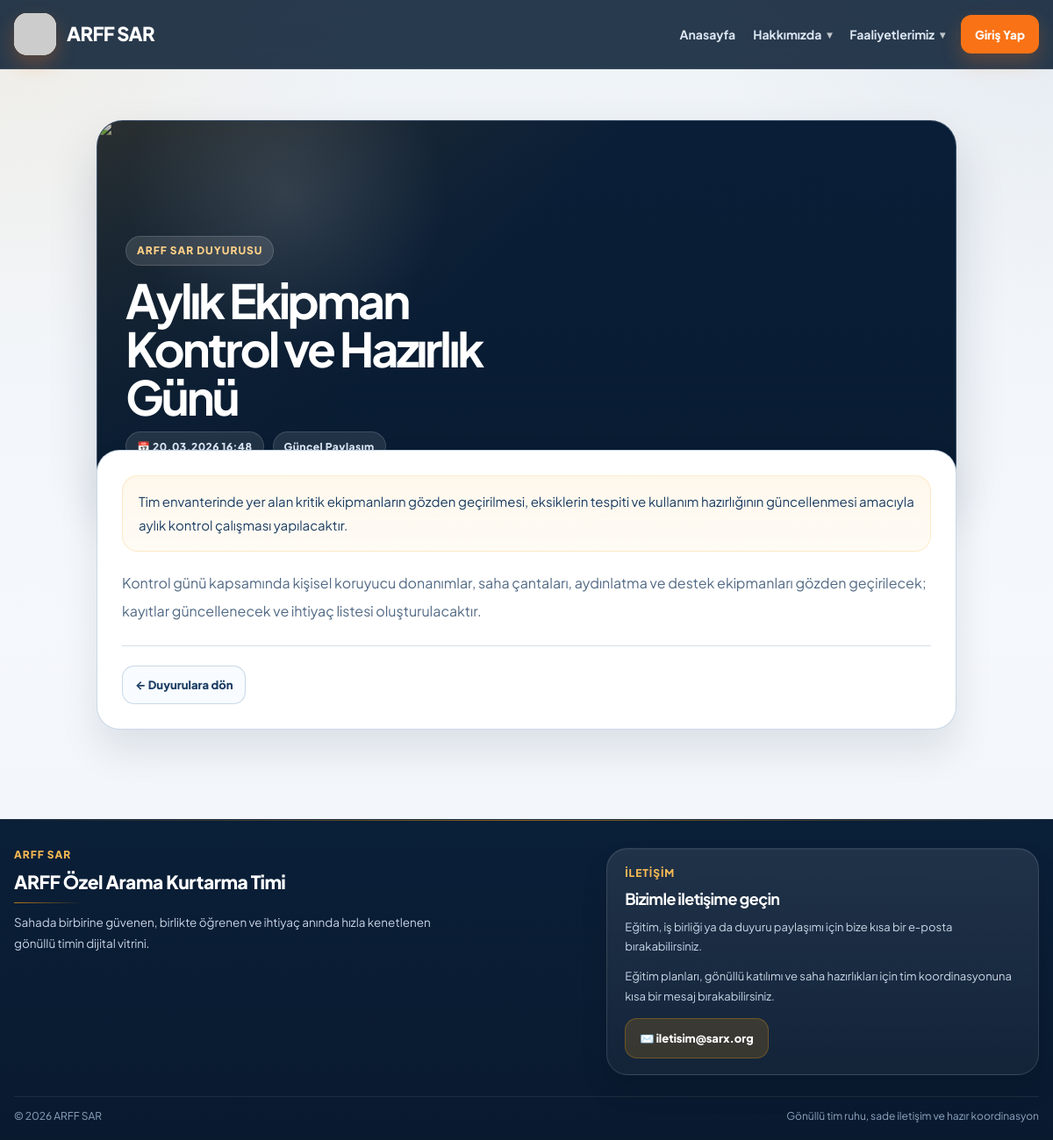
The app's page /duyuru/demo-aylik-ekipman-kontrol-ve-hazirlik-gunu with its own data.
### models.py (models this page shows)
class TimestampMixin:
    created_at = db.Column(db.DateTime, default=get_tr_now)
    updated_at = db.Column(db.DateTime, default=get_tr_now, onupdate=get_tr_now)

class Announcement(db.Model, TimestampMixin):
    __tablename__ = 'announcement'
    id = db.Column(db.Integer, primary_key=True)
    title = db.Column(db.String(200), nullable=False)
    slug = db.Column(db.String(220), nullable=False, unique=True, index=True)
    summary = db.Column(db.Text)
    content = db.Column(db.Text, nullable=False)
    cover_image = db.Column(db.String(500))
    is_published = db.Column(db.Boolean, default=True, index=True)
    published_at = db.Column(db.DateTime, default=get_tr_now, index=True)
    author_id = db.Column(db.Integer, db.ForeignKey('kullanici.id'), nullable=True, index=True)
    author = db.relationship('Kullanici', backref='announcements')

### routes/content.py (the view)
@content_bp.route("/duyurular/<string:slug>")
@content_bp.route("/duyuru/<string:slug>")
def public_announcement_detail(slug):
    announcement = Announcement.query.filter_by(slug=slug, is_published=True).first_or_404()
    if _current_workflow_status("announcement", announcement) != WORKFLOW_PUBLISHED:
        abort(404)
    if homepage_demo_is_active() and not is_homepage_demo_item(announcement):
        abort(404)
    seo = _seo_for_announcement(announcement.id)
    return render_template("announcement_detail.html", announcement=announcement, seo=seo, **_public_layout_context())

### extensions.py (called while the page is built, shortened)
def _schema_cache():
    if not current_app:
        return {"tables": {}, "columns": {}}
    return current_app.extensions.setdefault(
        "schema_cache",
        {"tables": {}, "columns": {}},
    )

def table_exists(table_name):
    try:
        if not current_app:
            return False
        cache = _schema_cache()
        if cache["tables"].get(table_name) is True:
            return cache["tables"][table_name]
    except Exception:
        return False

### homepage_demo.py (called while the page is built)
def _load_site_meta(ayarlar):
    if not ayarlar or not ayarlar.iletisim_notu:
        return {}
    try:
        parsed = json.loads(ayarlar.iletisim_notu)
        return parsed if isinstance(parsed, dict) else {}
    except (TypeError, ValueError):
        legacy = str(ayarlar.iletisim_notu).strip()
        return {"site_notu": legacy} if legacy else {}

def homepage_demo_is_active():
    if not table_exists("demo_seed_record") or not table_exists("site_ayarlari"):
        return False
    if DemoSeedRecord.query.filter_by(seed_tag=HOMEPAGE_DEMO_SEED_TAG).first() is None:
        return False
    ayarlar = SiteAyarlari.query.first()
    meta = _load_site_meta(ayarlar)
    state = meta.get(HOMEPAGE_DEMO_STATE_KEY, {})
    return bool(isinstance(state, dict) and state.get("active"))

def is_homepage_demo_item(item):
    if item is None or not getattr(item, "id", None):
        return False
    if not table_exists("demo_seed_record"):
        return False
    return DemoSeedRecord.query.filter_by(
        seed_tag=HOMEPAGE_DEMO_SEED_TAG,
        model_name=item.__class__.__name__,
        record_id=item.id,
    ).first() is not None

### routes/content.py (called while the page is built)
def _public_layout_context():
    return {
        "ayarlar": SiteAyarlari.query.first(),
        "menuler": NavMenu.query.order_by(NavMenu.sira.asc()).all(),
    }

def _get_workflow(content_type, entity_id):
    return ContentWorkflow.query.filter_by(entity_type=content_type, entity_id=entity_id).first()

def _current_workflow_status(content_type, item):
    workflow = _get_workflow(content_type, item.id)
    if workflow:
        return workflow.status
    return _legacy_visibility_status(content_type, item)

def _seo_for_announcement(announcement_id):
    return ContentSEO.query.filter_by(entity_type="announcement", entity_id=announcement_id).first()

### templates/announcement_detail.html (shortened to what this page needs)
{% extends "base_public.html" %}
{% block content %}
{% set raw_cover = (announcement.cover_image or "")|trim %}
{% set cover = raw_cover if raw_cover and not (raw_cover|lower).startswith('javascript:') and not (raw_cover|lower).startswith('data:') and not (raw_cover|lower).startswith('vbscript:') else "https://images.unsplash.com/photo-1517457373958-b7bdd4587205?auto=format&fit=crop&w=1400&q=80" %}
<section class="public-section">
  <div class="container detail-shell">
    <div class="detail-hero">
      <img src="{{ cover }}" alt="{{ announcement.title }}" class="detail-hero-image" loading="lazy" onerror="this.src='https://images.unsplash.com/photo-1517457373958-b7bdd4587205?auto=format&fit=crop&w=1400&q=80'">
      <div class="detail-hero-body">
        <div class="detail-hero-kicker">ARFF SAR Duyurusu</div>
        <h1>{{ announcement.title }}</h1>
        <div class="detail-meta">
          <div class="detail-meta-chip">📅 {{ announcement.published_at.strftime('%d.%m.%Y %H:%M') if announcement.published_at else 'Tarih güncellenecek' }}</div>
          <div class="detail-meta-chip">Güncel Paylaşım</div>
        </div>
      </div>
    </div>
    <article class="public-card detail-card">
      {% if announcement.summary %}
        <p class="detail-summary">{{ announcement.summary }}</p>
      {% endif %}
      <div class="detail-content">{{ announcement.content }}</div>
      <div class="detail-actions">
        <a class="detail-back" href="{{ url_for('content.public_announcements') }}">← Duyurulara dön</a>
      </div>
    </article>
  </div>
</section>
{% endblock %}

### templates/base_public.html (style rules this page uses)
:root { --bg: #eef3f8; --surface: #ffffff; --surface-soft: #f8fbff; --ink-900: #081b31; --ink-700: #1b3d63; --ink-500: #526a85; --line: #d5dfeb; --line-strong: #c2d2e4; --accent: #f59e0b; --accent-dark: #d97706; --login-orange: #f97316; --login-orange-dark: #ea580c; --shadow: 0 20px 46px rgba(8, 27, 49, .09); --radius-xl: 24px; --radius-lg: 16px; --radius: 12px; --font: "Plus Jakarta Sans", system-ui, -apple-system, sans-serif; }
* { box-sizing: border-box; }
html { scroll-behavior: smooth; overflow-x: hidden; }
body { margin: 0; background: radial-gradient(circle at top left, rgba(245, 158, 11, .08), transparent 24%), radial-gradient(circle at top right, rgba(8, 27, 49, .04), transparent 22%), linear-gradient(180deg, #eef3f8 0%, #f5f8fc 55%, #eef3f8 100%); color: var(--ink-900); font-family: var(--font); overflow-x: hidden; }
a { color: inherit; }
.container { width: min(1180px, calc(100vw - 32px)); margin: 0 auto; }
.public-section { padding: 58px 0; }
.public-card { background: var(--surface); border: 1px solid rgba(197, 212, 229, .9); border-radius: var(--radius-xl); box-shadow: var(--shadow); }

### templates/announcement_detail.html (style rules this page uses)
.detail-shell { max-width: 980px; margin: 0 auto; }
.detail-hero { position: relative; min-height: 420px; border-radius: 30px; overflow: hidden; background: #0a1f38; border: 1px solid rgba(197,212,229,.28); box-shadow: 0 28px 56px rgba(8,27,49,.16); }
.detail-hero-image { position: absolute; inset: 0; width: 100%; height: 100%; object-fit: cover; filter: saturate(.92) contrast(.95); }
.detail-hero::before { content: ""; position: absolute; inset: 0; background: linear-gradient(180deg, rgba(8,27,49,.14), rgba(8,27,49,.88)), linear-gradient(135deg, rgba(245,158,11,.16), transparent 44%); z-index: 1; }
.detail-hero::after { content: ""; position: absolute; inset: 0; background: radial-gradient(circle at 22% 20%, rgba(255,255,255,.12), transparent 22%); z-index: 1; pointer-events: none; }
.detail-hero-body { position: relative; z-index: 2; min-height: 420px; display: flex; flex-direction: column; justify-content: flex-end; gap: 12px; padding: 32px; color: #fff; }
.detail-hero-kicker { display: inline-flex; align-items: center; width: fit-content; min-height: 34px; padding: 0 12px; border-radius: 999px; background: rgba(255,255,255,.12); border: 1px solid rgba(255,255,255,.14); color: #ffd188; font-size: 12px; font-weight: 800; letter-spacing: .08em; text-transform: uppercase; backdrop-filter: blur(10px); }
.detail-hero-body h1 { margin: 0; font-size: clamp(34px, 5vw, 54px); line-height: 1.02; letter-spacing: -.055em; max-width: 12ch; }
.detail-meta { display: flex; flex-wrap: wrap; gap: 10px; }
.detail-meta-chip { display: inline-flex; align-items: center; min-height: 34px; padding: 0 12px; border-radius: 999px; background: rgba(255,255,255,.1); border: 1px solid rgba(255,255,255,.14); color: #dce7f4; font-size: 12px; font-weight: 800; letter-spacing: .04em; }
.detail-card { position: relative; z-index: 3; margin-top: -46px; padding: 28px; border-radius: 26px; box-shadow: 0 24px 44px rgba(8,27,49,.1); }
.detail-summary { margin: 0 0 20px; padding: 16px 18px; border-radius: 18px; background: linear-gradient(180deg, rgba(245,158,11,.08), rgba(245,158,11,.04)); border: 1px solid rgba(245,158,11,.18); color: var(--ink-700); font-size: 15px; line-height: 1.78; }
.detail-content { color: var(--ink-500); line-height: 1.95; font-size: 16px; white-space: pre-wrap; }
.detail-actions { display: flex; flex-wrap: wrap; gap: 12px; margin-top: 24px; padding-top: 22px; border-top: 1px solid var(--line); }
.detail-back { display: inline-flex; align-items: center; justify-content: center; gap: 8px; min-height: 44px; padding: 0 14px; border-radius: 14px; background: var(--surface-soft); border: 1px solid rgba(197,212,229,.9); text-decoration: none; color: var(--ink-700); font-size: 13px; font-weight: 800; transition: transform .16s ease, border-color .16s ease, background .16s ease; }

### records on screen
Announcement: title "Aylık Ekipman Kontrol ve Hazırlık Günü", published_at "20.03.2026 16:48", summary "Tim envanterinde yer alan kritik ekipmanların gözden geçirilmesi, eksiklerin tespiti ve kullanım hazırlığının güncellenmesi amacıyla aylık kontrol çalışması yapılacaktır.", content "Kontrol günü kapsamında kişisel koruyucu donanımlar, saha çantaları, aydınlatma ve destek ekipmanları gözden geçirilecek; kayıtlar güncellenecek ve ihtiyaç listesi oluşturulacaktır."

### other values on screen
{{ site_contact_note }} "Eğitim planları, gönüllü katılımı ve saha hazırlıkları için tim koordinasyonuna kısa bir mesaj bırakabilirsiniz."
